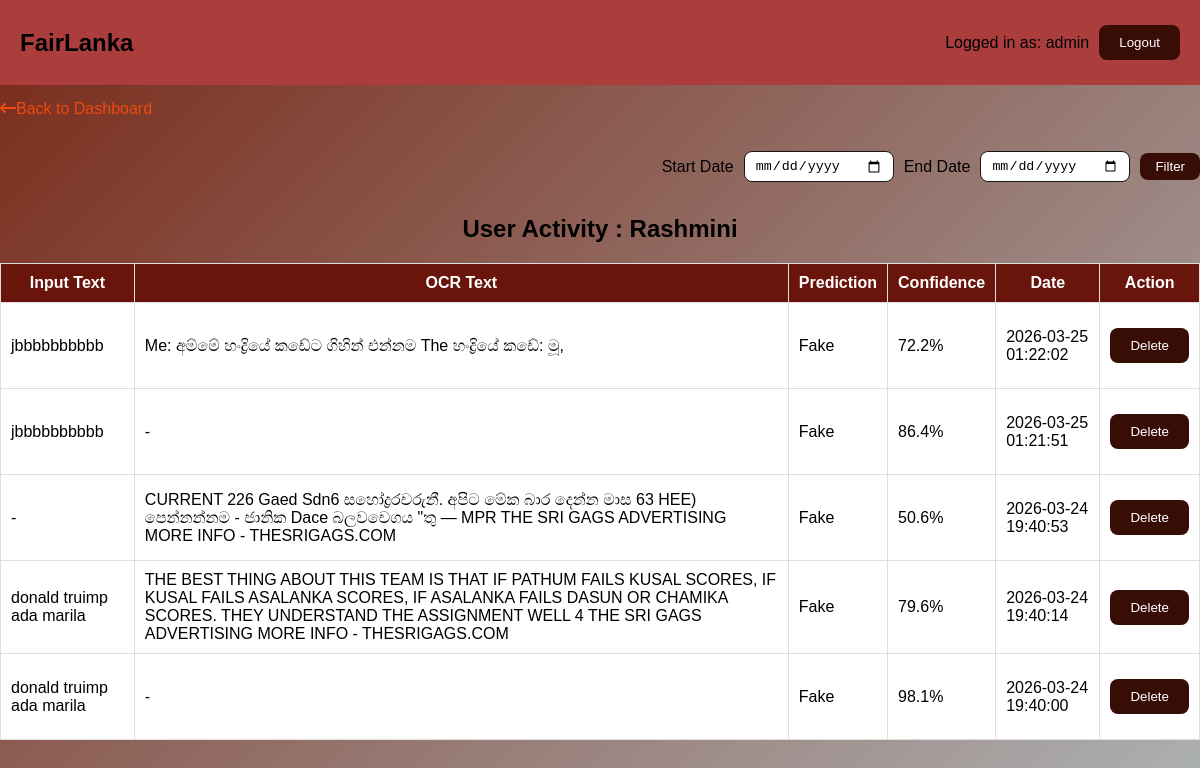
Before: /admin/user-activity/Rashmini (signed in) with the older database file.
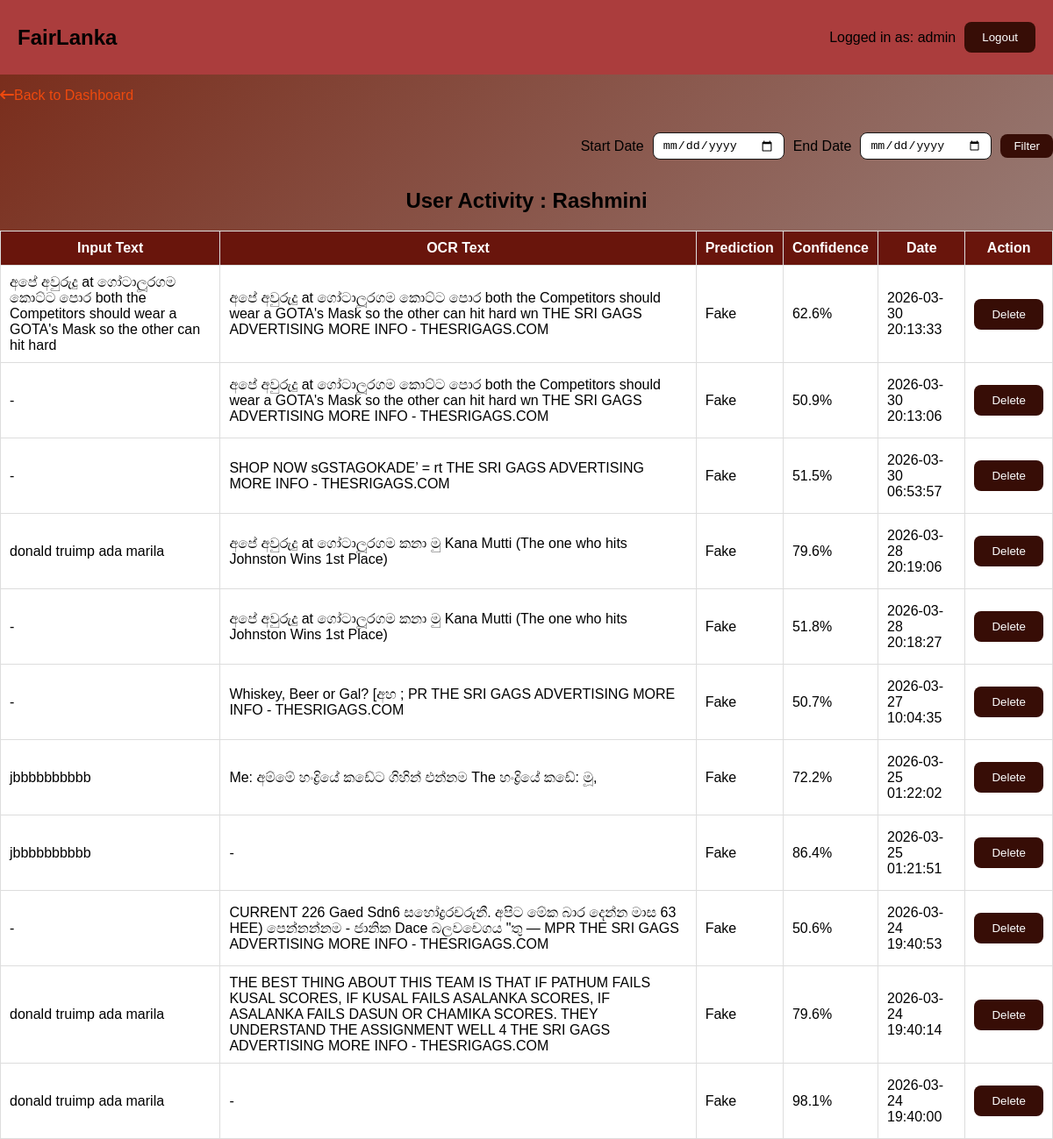
After: the same page with the newer database file.
### tables this page shows
CREATE TABLE history(
        id INTEGER PRIMARY KEY AUTOINCREMENT,
        username TEXT,
        input_text TEXT,
        ocr_text TEXT,
        prediction TEXT,
        confidence REAL,
        created_at TIMESTAMP DEFAULT CURRENT_TIMESTAMP
    );

### app.py (the view)
@app.get("/admin/user-activity/{username}",response_class=HTMLResponse)
async def user_activity(request: Request, username: str):
    if request.session.get("role") != "admin":
        return RedirectResponse("/", status_code=303)
    start_date = request.query_params.get("start_date")
    end_date = request.query_params.get("end_date")
    conn = sqlite3.connect("users.db")
    cursor = conn.cursor()
    query = """
        SELECT input_text, ocr_text, prediction, confidence, created_at
        FROM history
        WHERE username = ?
    """
    params = [username]
    if start_date:
        query += " AND date(created_at) >= date(?)"
        params.append(start_date)
    if end_date:
        query += " AND date(created_at) <= date(?)"
        params.append(end_date)
    query += "ORDER BY created_at DESC"
    cursor.execute(query, params)
    rows = cursor.fetchall()
    conn.close()
    history = []
    for row in rows:
        history.append({
            "input_text": row[0],
            "ocr_text": row[1],
            "prediction": row[2],
            "confidence": row[3],
            "created_at": row[4]
        })
    return templates.TemplateResponse("useractivity.html", {
        "request": request,
        "history": history,
        "username": username,
        "start_date" : start_date,
        "end_date":end_date
    })

### templates/useractivity.html (shortened to what this page needs)
<!DOCTYPE html>
<html>
<head>
    <link rel="stylesheet" href="{{ url_for('static', path='dashboardstyle.css') }}">
    <link rel="stylesheet" href="https://cdnjs.cloudflare.com/ajax/libs/font-awesome/6.5.0/css/all.min.css">
</head>
<body>
<div class="navbar">
    <h1>FairLanka</h1>
   <div class="nav-right">
    <span>Logged in as: {{ request.session.get('username') }}</span>
    <a href="/logout"><button>Logout</button></a>
    </div>
 </div>
<a href="/admin-dashboard"><i class="fa-solid fa-arrow-left-long"></i>Back to Dashboard</a>
 <form method="get" class="filter-form">
    <label for="start_date">Start Date</label>
    <input type="date" name="start_date" id="start_date" value="{{start_date or ''}}">
    <label for="end_date">End Date</label>
    <input type="date" name="end_date" id="end_date" value="{{end_date or ''}}">
    <button type="submit">Filter</button>
</form>
<h2 style="text-align: center;">User Activity : {{username}}</h2>
<table id="admin-history-table">
    <thead>
        <tr>
            <th>Input Text</th>
            <th>OCR Text</th>
            <th>Prediction</th>
            <th>Confidence</th>
            <th>Date</th>
            <th>Action</th>
        </tr>
    </thead>
     <tbody>
{% for item in history %}
<tr>
    <td>{{ item.input_text or '-' }}</td>
    <td>{{ item.ocr_text or '-' }}</td>
    <td class="{{ 'fake' if item.prediction == 'Fake' else 'real' }}">
        {{ item.prediction }}
    </td>
    <td>{{ "%.1f"|format(item.confidence * 100) }}%</td>
    <td>{{ item.created_at }}</td>
    <td>
        <button onclick="deleteHistory('{{ item.created_at }}')">Delete</button>
    </td>
</tr>
{% endfor %}
</tbody>
</table>
</body>
</html>

### static/dashboardstyle.css (style rules this page uses)
* { box-sizing: border-box; }
body { font-family: Arial, sans-serif; margin: 0; background: linear-gradient(135deg, #782917, hsl(197, 4%, 69%)); min-height: 100vh; padding-top: 100px; }
h1, h2, h3 { margin-bottom: 15px; }
input, textarea { width: 100%; padding: 12px; margin: 10px 0; border: 1px solid #171616; border-radius: 8px; outline: none; transition: 0.3s; display: block; }
button { background: #370d06; color: white; border: none; padding: 10px 20px; border-radius: 8px; cursor: pointer; transition: 0.3s; display: block; margin: 15px auto; }
.navbar { position:fixed; top:0; left:0; width:100%; z-index:1000; background: rgb(171, 61, 61); padding: 10px 20px; display: flex; flex-wrap: wrap; align-items: center; justify-content: space-between; box-sizing:border-box; }
.navbar h1 { margin: 0; font-size: 24px; }
.nav-right { display: flex; align-items: center; gap: 10px; }
a { text-decoration: none; color: #ee490e; }
table { border-collapse: collapse; width: 100%; margin-top: 20px; background: white; overflow-x: auto; }
th, td { border: 1px solid #ddd; padding: 10px; }
th { background: #69150c; color: white; }
.filter-form { display: flex; align-items: center; gap: 10px; width: fit-content; margin: 20px 0; margin-left: auto; }
.filter-form input { width: 150px; padding: 6px 10px; }
.filter-form button { padding: 6px 15px; }

Changed rows visible on the page:
added history: input_text "අපේ අවුරුදු at ගෝටාලූරගම කොට්ට පොර both the Competitors should wear a GOTA's Mask so the other can hit hard", ocr_text "අපේ අවුරුදු at ගෝටාලූරගම කොට්ට පොර both the Competitors should wear a GOTA's Mask so the other can hit hard wn THE SRI GAGS ADVERTISING MORE INFO - THESRIGAGS.COM", prediction "Fake", item.confidence*100 "62.6", created_at "2026-03-30 20:13:33"
added history: input_text "-", ocr_text "අපේ අවුරුදු at ගෝටාලූරගම කොට්ට පොර both the Competitors should wear a GOTA's Mask so the other can hit hard wn THE SRI GAGS ADVERTISING MORE INFO - THESRIGAGS.COM", prediction "Fake", item.confidence*100 "50.9", created_at "2026-03-30 20:13:06"
added history: input_text "-", ocr_text "SHOP NOW sGSTAGOKADE’ = rt THE SRI GAGS ADVERTISING MORE INFO - THESRIGAGS.COM", prediction "Fake", item.confidence*100 "51.5", created_at "2026-03-30 06:53:57"
added history: input_text "donald truimp ada marila", ocr_text "අපේ අවුරුදු at ගෝටාලූරගම කනා මු Kana Mutti (The one who hits Johnston Wins 1st Place)", prediction "Fake", item.confidence*100 "79.6", created_at "2026-03-28 20:19:06"
added history: input_text "-", ocr_text "අපේ අවුරුදු at ගෝටාලූරගම කනා මු Kana Mutti (The one who hits Johnston Wins 1st Place)", prediction "Fake", item.confidence*100 "51.8", created_at "2026-03-28 20:18:27"
added history: input_text "-", ocr_text "Whiskey, Beer or Gal? [අහ ; PR THE SRI GAGS ADVERTISING MORE INFO - THESRIGAGS.COM", prediction "Fake", item.confidence*100 "50.7", created_at "2026-03-27 10:04:35"
